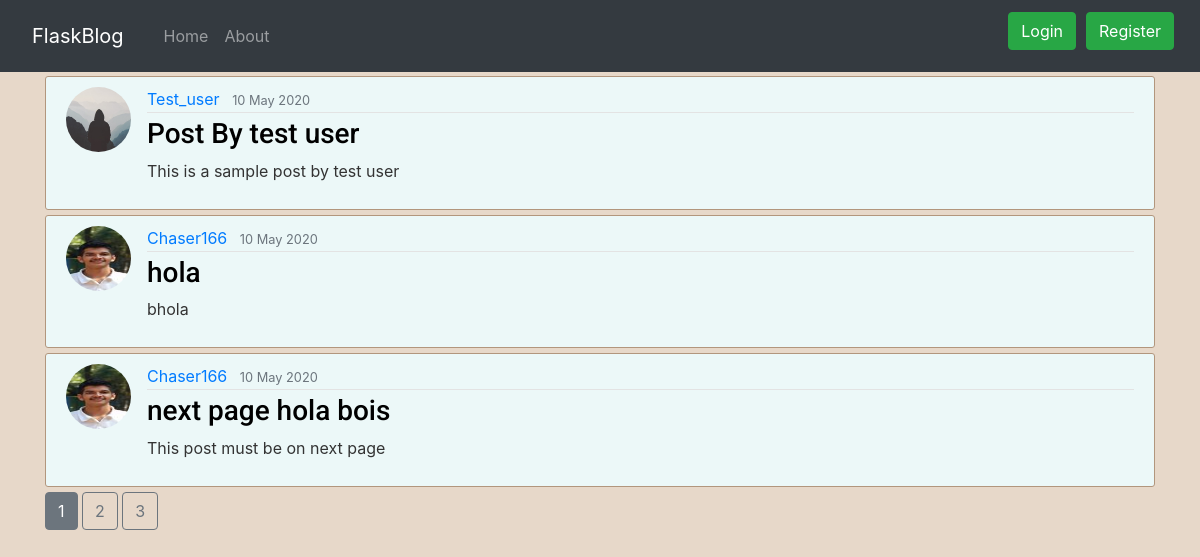
Page /home on the earlier database version.
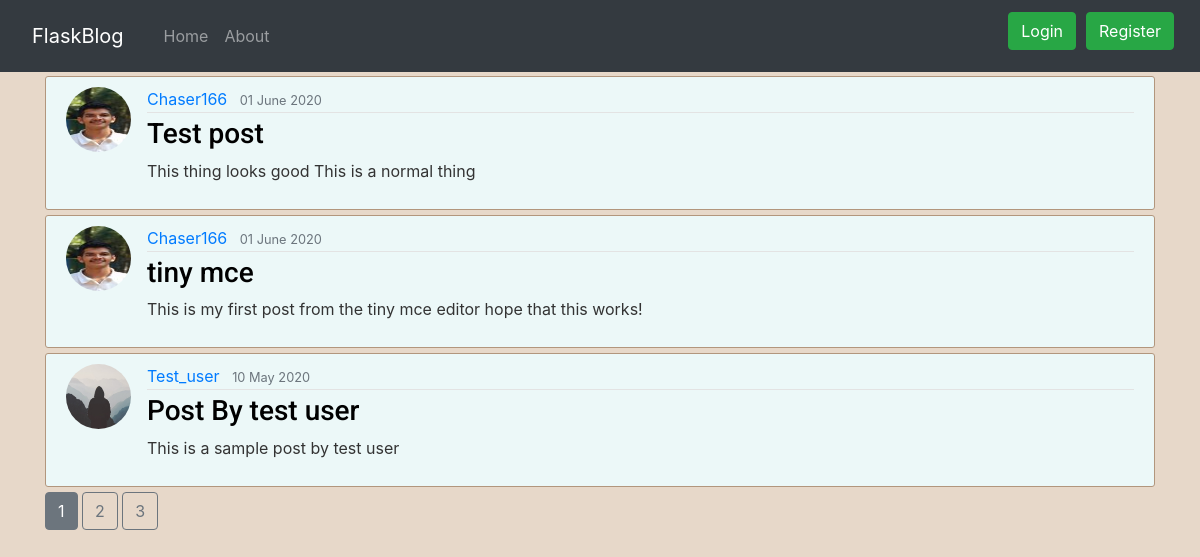
Same page on the later database version.
### flaskblog/models.py (models this page shows, shortened)
class Post(db.Model):
    id = db.Column(db.Integer, primary_key=True)
    title = db.Column(db.String(50), nullable=False)
    date_posted = db.Column(db.DateTime, nullable=False,
                            default=datetime.utcnow)
    content = db.Column(db.Text, nullable=False)
    user_id = db.Column(db.Integer, db.ForeignKey('user.id'), nullable=False)

class User(db.Model, UserMixin):
    id = db.Column(db.Integer, primary_key=True)
    username = db.Column(db.String(20), unique=True, nullable=False)
    email = db.Column(db.String(50), unique=True, nullable=False)
    image_file = db.Column(db.String(20), nullable=False,
                           default='default.jpg')
    password = db.Column(db.String(60), nullable=False)
    posts = db.relationship('Post', backref='author', lazy=True)

### flaskblog/main/routes.py (the view)
@main.route('/')
@main.route('/home')
def home():
    page = request.args.get('page', 1, type=int)
    posts = Post.query.order_by(
        Post.date_posted.desc()).paginate(per_page=3, page=page)
    return render_template('home.html', posts=posts)

### flaskblog/templates/home.html
{% extends "layout.html" %}
{%block content%}
{% for post in posts.items %}
<article class="media content-section">
    <img class="rounded-circle article-img" src="{{ url_for('static',filename='images/'+post.author.image_file) }}">
    <div class="media-body">
        <div class="article-metadata">
            <a class="mr-2"
                href="{{ url_for('users.user_posts',username = post.author.username) }}">{{ post.author.username }}</a>
            <small class="text-muted">{{ post.date_posted.strftime('%d %B %Y') }}</small>
        </div>
        <h3><a class="article-title" href="{{ url_for('posts.post',post_id = post.id )}}">{{ post.title }}</a></h3>
        <p class=" article-content">{{ post.content|striptags }}</p>
    </div>
</article>
{% endfor %}
{% for page_num in posts.iter_pages(left_edge = 1,right_edge = 1,left_current = 1,right_current = 2) %}
{% if page_num %}
{% if page_num == posts.page %}
<a class="btn btn-secondary mb-4" href="{{ url_for('main.home',page = page_num) }}">{{page_num}}</a>
{% else %}
<a class="btn btn btn-outline-secondary mb-4" href="{{ url_for('main.home',page = page_num) }}">{{page_num}}</a>
{% endif %}
{% else %}
...
{% endif %}
{% endfor %}
{% endblock content%}

### flaskblog/templates/layout.html (shortened to what this page needs)
<!DOCTYPE html>
<html lang="en">
<head>
    <link rel="stylesheet" href="https://stackpath.bootstrapcdn.com/bootstrap/4.4.1/css/bootstrap.min.css"
>
    <link rel="stylesheet" type="text/css" href="{{ url_for('static',filename='main.css') }}">
</head>
<body>
    <nav class="navbar navbar-expand-lg navbar-dark bg-dark mb-1">
        <nav class="navbar navbar-light">
            <a class="navbar-brand" href="{{ url_for('main.home')}}">FlaskBlog</a>
        </nav>
        <div class="collapse navbar-collapse" id="navbarSupportedContent">
            <ul class="navbar-nav mr-auto">
                <li class="nav-item">
                    <a class="nav-link" href="{{ url_for('main.home')}}">Home</a>
                </li>
                <li class="nav-item">
                    <a class="nav-link" href="{{ url_for('main.about')}}">About</a>
                </li>
            </ul>
            <div class="right">
                <ul class="navbar-nav mr-auto">
                    {% if current_user.is_authenticated %}
                    <li class="nav-item" style="margin-right: 10px; margin-bottom:10px;">
                        <a class="btn btn-success" href="{{ url_for('posts.new_post')}}" role="button">New Post</a>
                    </li>
                    <li class="nav-item" style="margin-right: 10px; margin-bottom:10px;">
                        <a class="btn btn-success" href="{{ url_for('users.account')}}" role="button">Account</a>
                    </li>
                    <li class="nav-item" style="margin-right: 10px; margin-bottom:10px;">
                        <a class="btn btn-success" href="{{ url_for('users.logout')}}" role="button">Logout</a>
                    </li>
                    {% else %}
                    <li class="nav-item" style="margin-right: 10px; margin-bottom:10px;">
                        <a class="btn btn-success" href="{{ url_for('users.login')}}" role="button">Login</a>
                    </li>
                    <li class="nav-item" style="margin-right: 10px; margin-bottom:10px;">
                        <a class="btn btn-success" href="{{ url_for('users.register')}}" role="button">Register</a>
                    </li>
                    {% endif %}
                </ul>
            </div>
        </div>
    </nav>
    <div class="container">
        {% block content %} {% endblock %}
    </div>
</body>
</html>

### flaskblog/static/main.css (style rules this page uses)
body { background: #E7D8C9; color: #333333; }
h1, h2, h3, h4, h5, h6 { color: #444444; }
.content-section { background: #ECF8F8; padding: 10px 20px; border: 1px solid #B2967D; border-radius: 3px; margin-bottom: 5px; }
.article-title { color: #000000; font-family: 'Roboto', sans-serif; }
.article-content { white-space: pre-line; }
.article-img { height: 65px; width: 65px; margin-right: 16px; }
.article-metadata { padding-bottom: 1px; margin-bottom: 4px; border-bottom: 1px solid #e3e3e3; }

Differences in the rows shown:
removed Post: image_file (picture), author.username "Chaser166", date_posted "10 May 2020", title "hola", content "bhola"
removed Post: image_file (picture), author.username "Chaser166", date_posted "10 May 2020", title "next page hola bois", content "This post must be on next page"
added Post: image_file (picture), author.username "Chaser166", date_posted "01 June 2020", title "Test post", content "This thing looks good This is a normal thing"
added Post: image_file (picture), author.username "Chaser166", date_posted "01 June 2020", title "tiny mce", content "This is my first post from the tiny mce editor hope that this works!"
